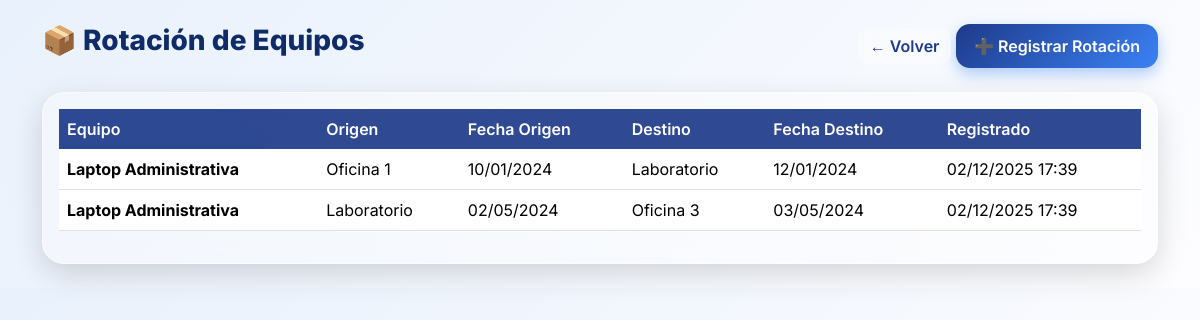
The page /rotaciones.php (signed in) on the database its author committed.
### tables this page shows
CREATE TABLE `rotaciones` (
  `id_rotacion` int(11) NOT NULL,
  `id_equipo` int(11) NOT NULL,
  `origen` varchar(150) NOT NULL,
  `destino` varchar(150) NOT NULL,
  `motivo` varchar(255) DEFAULT NULL,
  `fecha_origen` date DEFAULT NULL,
  `fecha_destino` date NOT NULL,
  `responsable` varchar(150) DEFAULT NULL,
  `fecha_registro` datetime NOT NULL DEFAULT current_timestamp()
);

CREATE TABLE `equipos` (
  `id_equipo` int(11) NOT NULL,
  `codigo_patrimonial` varchar(50) DEFAULT NULL,
  `nombre_equipo` varchar(150) NOT NULL,
  `categoria` varchar(50) NOT NULL,
  `marca` varchar(100) DEFAULT NULL,
  `modelo` varchar(100) DEFAULT NULL,
  `numero_serie` varchar(100) DEFAULT NULL,
  `estado` enum('Operativo','En Reparación','Dado de Baja') DEFAULT 'Operativo',
  `ubicacion` varchar(150) DEFAULT NULL,
  `fecha_registro` timestamp NOT NULL DEFAULT current_timestamp(),
  `ultimo_mantenimiento` date DEFAULT NULL
);

### rotaciones.php (the view, shortened to what this page needs)
<?php
require_once "conexion.php";
$rotaciones = $conn->query("
    SELECT r.*, e.nombre_equipo
    FROM rotaciones r
    INNER JOIN equipos e ON r.id_equipo = e.id_equipo
    ORDER BY r.fecha_registro DESC
");
?>
<!DOCTYPE html>
<html lang="es">
<head>
    <link href="https://cdn.jsdelivr.net/npm/bootstrap@5.3.2/dist/css/bootstrap.min.css" rel="stylesheet">
</head>
<body>
    <div class="container py-4">
        <div class="d-flex justify-content-between mb-4">
            <h3>📦 Rotación de Equipos</h3>
            <div>
                <a href="panel.php" class="btn btn-outline-light">← Volver</a>
                <button class="btn btn-primary" data-bs-toggle="modal" data-bs-target="#modalRotacion">➕ Registrar Rotación</button>
            </div>
        </div>
        <div class="glass-card p-3">
            <div class="table-responsive">
                <table class="table align-middle">
                    <thead>
                        <tr>
                            <th>Equipo</th>
                            <th>Origen</th>
                            <th>Fecha Origen</th>
                            <th>Destino</th>
                            <th>Fecha Destino</th>
                            <th>Registrado</th>
                        </tr>
                    </thead>
                    <tbody>
                        <?php while ($row = $rotaciones->fetch_assoc()): ?>
                            <tr>
                                <td><strong><?= $row['nombre_equipo'] ?></strong></td>
                                <td><?= $row['origen'] ?></td>
                                <td><?= date("d/m/Y", strtotime($row['fecha_origen'])) ?></td>
                                <td><?= $row['destino'] ?></td>
                                <td><?= date("d/m/Y", strtotime($row['fecha_destino'])) ?></td>
                                <td><?= date("d/m/Y H:i", strtotime($row['fecha_registro'])) ?></td>
                            </tr>
                        <?php endwhile; ?>
                    </tbody>
                </table>
            </div>
        </div>
    </div>
</body>
</html>

### rotaciones.php (style rules this page uses)
body { background: linear-gradient(135deg, #e9f1fc, #fdfdff); font-family: "Inter", sans-serif; }
h3 { font-weight: 800; color: #0f2c68; }
.glass-card { background: rgba(255, 255, 255, 0.32); border-radius: 22px; border: 1px solid rgba(255, 255, 255, 0.55); backdrop-filter: blur(20px); -webkit-backdrop-filter: blur(20px); box-shadow: 0 10px 30px rgba(0, 0, 0, 0.15); transition: .3s ease; }
.table thead th { background: rgba(30, 58, 138, 0.92); color: #fff; font-weight: 600; border: none; }
td { color: #0f1f3d; }
.btn-primary { background: linear-gradient(135deg, #1e3a8a, #3b82f6); border: none; border-radius: 14px; font-weight: 600; padding: 10px 18px; box-shadow: 0 6px 15px rgba(59, 130, 246, 0.4); }
.btn-outline-light { background: rgba(255, 255, 255, 0.35); backdrop-filter: blur(6px); border-radius: 12px; font-weight: 600; color: #1e3a8a; border: none; }

### rows shown on the page
rotaciones: id_equipo.nombre_equipo "Laptop Administrativa", origen "Oficina 1", fecha_origen "10/01/2024", destino "Laboratorio", fecha_destino "12/01/2024", fecha_registro "02/12/2025 17:39"
rotaciones: id_equipo.nombre_equipo "Laptop Administrativa", origen "Laboratorio", fecha_origen "02/05/2024", destino "Oficina 3", fecha_destino "03/05/2024", fecha_registro "02/12/2025 17:39"
